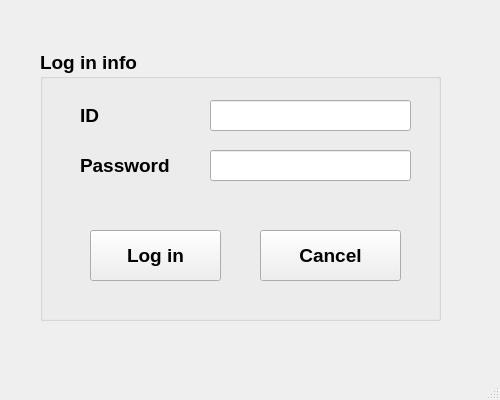
<?xml version="1.0" encoding="UTF-8"?>
<ui version="4.0">
 <class>MainWindow</class>
 <widget class="QMainWindow" name="MainWindow">
  <property name="geometry">
   <rect>
    <x>0</x>
    <y>0</y>
    <width>500</width>
    <height>400</height>
   </rect>
  </property>
  <property name="minimumSize">
   <size>
    <width>500</width>
    <height>400</height>
   </size>
  </property>
  <property name="maximumSize">
   <size>
    <width>500</width>
    <height>400</height>
   </size>
  </property>
  <property name="windowTitle">
   <string>                                     LOG IN INFO</string>
  </property>
  <widget class="QWidget" name="centralwidget">
   <widget class="QGroupBox" name="groupBox">
    <property name="geometry">
     <rect>
      <x>40</x>
      <y>50</y>
      <width>401</width>
      <height>271</height>
     </rect>
    </property>
    <property name="font">
     <font>
      <pointsize>14</pointsize>
      <weight>75</weight>
      <bold>true</bold>
     </font>
    </property>
    <property name="title">
     <string>Log in info</string>
    </property>
    <widget class="QLabel" name="label">
     <property name="geometry">
      <rect>
       <x>40</x>
       <y>50</y>
       <width>101</width>
       <height>31</height>
      </rect>
     </property>
     <property name="text">
      <string>ID</string>
     </property>
    </widget>
    <widget class="QLineEdit" name="lineEdit">
     <property name="geometry">
      <rect>
       <x>170</x>
       <y>50</y>
       <width>201</width>
       <height>31</height>
      </rect>
     </property>
    </widget>
    <widget class="QLineEdit" name="lineEdit_2">
     <property name="geometry">
      <rect>
       <x>170</x>
       <y>100</y>
       <width>201</width>
       <height>31</height>
      </rect>
     </property>
    </widget>
    <widget class="QLabel" name="label_2">
     <property name="geometry">
      <rect>
       <x>40</x>
       <y>100</y>
       <width>101</width>
       <height>31</height>
      </rect>
     </property>
     <property name="text">
      <string>Password</string>
     </property>
    </widget>
    <widget class="QPushButton" name="pushButton">
     <property name="geometry">
      <rect>
       <x>50</x>
       <y>180</y>
       <width>131</width>
       <height>51</height>
      </rect>
     </property>
     <property name="text">
      <string>Log in</string>
     </property>
    </widget>
    <widget class="QPushButton" name="pushButton_2">
     <property name="geometry">
      <rect>
       <x>220</x>
       <y>180</y>
       <width>141</width>
       <height>51</height>
      </rect>
     </property>
     <property name="text">
      <string>Cancel</string>
     </property>
    </widget>
   </widget>
  </widget>
  <widget class="QMenuBar" name="menubar">
   <property name="geometry">
    <rect>
     <x>0</x>
     <y>0</y>
     <width>500</width>
     <height>21</height>
    </rect>
   </property>
  </widget>
  <widget class="QStatusBar" name="statusbar"/>
 </widget>
 <resources/>
 <connections/>
</ui>
